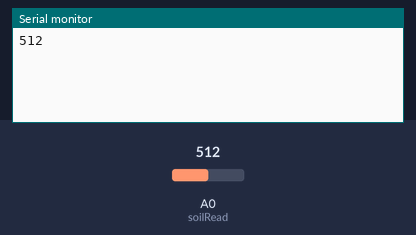
Recording of a sketch running on a simulated Arduino Uno, built with avr-gcc and run on an emulated ATmega328P. On the bench: the last lines printed to the serial monitor. The test bench sets the inputs (shaded band); at power-on: A0 (soilRead) = 512.

Above: at 1.3 s.
1.4 s: A0 (soilRead) set to 716
At 2.4 s:
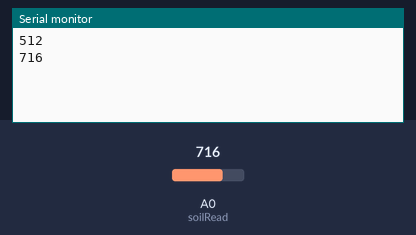
3.5 s: A0 (soilRead) set to 900
At 5.8 s:
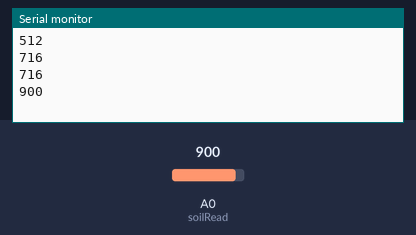
Timing chart, 0 to 7.3 s (numbered marks = the images above; inputs shaded):
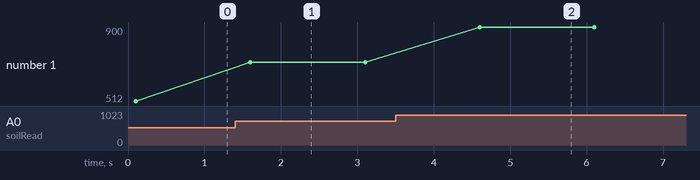

The sketch:

ATMega328_analog_soil_readout.ino
```cpp
const int soilRead = A0;
void setup() {
  Serial.begin(115200);
  delay(100);
}

void loop() {
  Serial.print(analogRead(soilRead));
  Serial.print('\n');
  Serial.flush();
  delay(1500);
}
```

Measured:
- after the input at 1.4 s, the serial monitor: prints a new line after 0.20 s (image 1)
- after the input at 3.5 s, the serial monitor: prints a new line after 1.1 s (image 2)
- plotted number 1: 512 → 716 after the input at 1.4 s, 716 → 900 after the input at 3.5 s
